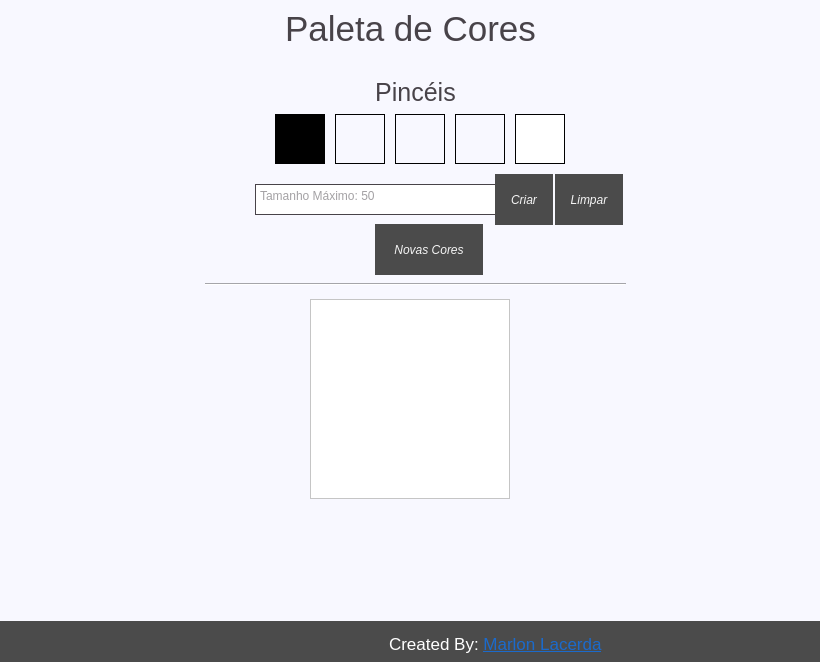
<?xml version="1.0" encoding="UTF-8"?>
<ui version="4.0">
 <class>PaletaDeCores</class>
 <widget class="QMainWindow" name="PaletaDeCores">
  <property name="geometry">
   <rect>
    <x>0</x>
    <y>0</y>
    <width>820</width>
    <height>662</height>
   </rect>
  </property>
  <property name="windowTitle">
   <string>Paleta de Cores</string>
  </property>
  <property name="windowIcon">
   <iconset>
    <normaloff>../../../../../Downloads/brush.ico</normaloff>../../../../../Downloads/brush.ico</iconset>
  </property>
  <widget class="QWidget" name="centralwidget">
   <layout class="QVBoxLayout" name="verticalLayout">
    <property name="spacing">
     <number>0</number>
    </property>
    <property name="leftMargin">
     <number>0</number>
    </property>
    <property name="topMargin">
     <number>0</number>
    </property>
    <property name="rightMargin">
     <number>0</number>
    </property>
    <property name="bottomMargin">
     <number>0</number>
    </property>
    <item>
     <widget class="QFrame" name="header">
      <property name="maximumSize">
       <size>
        <width>16777215</width>
        <height>55</height>
       </size>
      </property>
      <property name="styleSheet">
       <string notr="true">background-color: #f8f8ff</string>
      </property>
      <property name="frameShape">
       <enum>QFrame::NoFrame</enum>
      </property>
      <property name="frameShadow">
       <enum>QFrame::Raised</enum>
      </property>
      <layout class="QHBoxLayout" name="horizontalLayout_2">
       <property name="spacing">
        <number>0</number>
       </property>
       <property name="leftMargin">
        <number>0</number>
       </property>
       <property name="topMargin">
        <number>0</number>
       </property>
       <property name="rightMargin">
        <number>0</number>
       </property>
       <property name="bottomMargin">
        <number>0</number>
       </property>
       <item>
        <widget class="QFrame" name="frame">
         <property name="maximumSize">
          <size>
           <width>450</width>
           <height>16777215</height>
          </size>
         </property>
         <property name="styleSheet">
          <string notr="true"/>
         </property>
         <property name="frameShape">
          <enum>QFrame::NoFrame</enum>
         </property>
         <property name="frameShadow">
          <enum>QFrame::Raised</enum>
         </property>
         <widget class="QTextBrowser" name="headerTitle">
          <property name="geometry">
           <rect>
            <x>90</x>
            <y>5</y>
            <width>271</width>
            <height>71</height>
           </rect>
          </property>
          <property name="styleSheet">
           <string notr="true">QTextBrowser {
font-family: 'Roboto', sans-serif;
color: #484349;
font-size: 35px;
border:none;
font-weight:300
}</string>
          </property>
          <property name="html">
           <string>&lt;!DOCTYPE HTML PUBLIC &quot;-//W3C//DTD HTML 4.0//EN&quot; &quot;http://www.w3.org/TR/REC-html40/strict.dtd&quot;&gt;
&lt;html&gt;&lt;head&gt;&lt;meta name=&quot;qrichtext&quot; content=&quot;1&quot; /&gt;&lt;style type=&quot;text/css&quot;&gt;
p, li { white-space: pre-wrap; }
&lt;/style&gt;&lt;/head&gt;&lt;body style=&quot; font-family:'Roboto,sans-serif'; font-size:35px; font-weight:296; font-style:normal;&quot;&gt;
&lt;p align=&quot;center&quot; style=&quot; margin-top:0px; margin-bottom:0px; margin-left:0px; margin-right:0px; -qt-block-indent:0; text-indent:0px;&quot;&gt;&lt;span style=&quot; font-size:35px;&quot;&gt;Paleta de Cores&lt;/span&gt;&lt;/p&gt;&lt;/body&gt;&lt;/html&gt;</string>
          </property>
          <property name="textInteractionFlags">
           <set>Qt::NoTextInteraction</set>
          </property>
         </widget>
        </widget>
       </item>
      </layout>
     </widget>
    </item>
    <item>
     <widget class="QFrame" name="content">
      <property name="styleSheet">
       <string notr="true">background-color: #f8f8ff</string>
      </property>
      <property name="frameShape">
       <enum>QFrame::NoFrame</enum>
      </property>
      <property name="frameShadow">
       <enum>QFrame::Raised</enum>
      </property>
      <layout class="QHBoxLayout" name="horizontalLayout">
       <item>
        <widget class="QFrame" name="central">
         <property name="maximumSize">
          <size>
           <width>450</width>
           <height>650</height>
          </size>
         </property>
         <property name="styleSheet">
          <string notr="true">background-color: #f8f8ff</string>
         </property>
         <property name="frameShape">
          <enum>QFrame::NoFrame</enum>
         </property>
         <property name="frameShadow">
          <enum>QFrame::Raised</enum>
         </property>
         <widget class="QTextBrowser" name="subText">
          <property name="geometry">
           <rect>
            <x>120</x>
            <y>10</y>
            <width>221</width>
            <height>41</height>
           </rect>
          </property>
          <property name="cursor" stdset="0">
           <cursorShape>ArrowCursor</cursorShape>
          </property>
          <property name="styleSheet">
           <string notr="true">QTextBrowser {
font-family: 'Roboto', sans-serif;
color: #484349;
font-size: 25px;
border:none;
font-weight:300
}</string>
          </property>
          <property name="html">
           <string>&lt;!DOCTYPE HTML PUBLIC &quot;-//W3C//DTD HTML 4.0//EN&quot; &quot;http://www.w3.org/TR/REC-html40/strict.dtd&quot;&gt;
&lt;html&gt;&lt;head&gt;&lt;meta name=&quot;qrichtext&quot; content=&quot;1&quot; /&gt;&lt;style type=&quot;text/css&quot;&gt;
p, li { white-space: pre-wrap; }
&lt;/style&gt;&lt;/head&gt;&lt;body style=&quot; font-family:'Roboto,sans-serif'; font-size:25px; font-weight:296; font-style:normal;&quot;&gt;
&lt;p align=&quot;center&quot; style=&quot; margin-top:12px; margin-bottom:12px; margin-left:0px; margin-right:0px; -qt-block-indent:0; text-indent:0px;&quot;&gt;&lt;span style=&quot; font-size:25px;&quot;&gt;Pincéis&lt;/span&gt;&lt;/p&gt;&lt;/body&gt;&lt;/html&gt;</string>
          </property>
          <property name="textInteractionFlags">
           <set>Qt::NoTextInteraction</set>
          </property>
         </widget>
         <widget class="QPushButton" name="btnColorBlack">
          <property name="geometry">
           <rect>
            <x>90</x>
            <y>50</y>
            <width>50</width>
            <height>50</height>
           </rect>
          </property>
          <property name="cursor">
           <cursorShape>OpenHandCursor</cursorShape>
          </property>
          <property name="styleSheet">
           <string notr="true">QPushButton {
background-color: black;
border: 1px solid black;
width: 50px;
height: 50px;
}

QPushButton:hover {
border: 2px solid rgb(255, 85, 85);
}
</string>
          </property>
          <property name="text">
           <string/>
          </property>
         </widget>
         <widget class="QPushButton" name="btnColorRndm1">
          <property name="geometry">
           <rect>
            <x>150</x>
            <y>50</y>
            <width>50</width>
            <height>50</height>
           </rect>
          </property>
          <property name="cursor">
           <cursorShape>OpenHandCursor</cursorShape>
          </property>
          <property name="styleSheet">
           <string notr="true">QPushButton {
background-color: none;
border: 1px solid black;
width: 50px;
height: 50px;
}

QPushButton:hover {
border: 2px solid rgb(255, 85, 85);
}</string>
          </property>
          <property name="text">
           <string/>
          </property>
         </widget>
         <widget class="QPushButton" name="btnColorRndm2">
          <property name="geometry">
           <rect>
            <x>210</x>
            <y>50</y>
            <width>50</width>
            <height>50</height>
           </rect>
          </property>
          <property name="cursor">
           <cursorShape>OpenHandCursor</cursorShape>
          </property>
          <property name="styleSheet">
           <string notr="true">QPushButton {
background-color: none;
border: 1px solid black
}

QPushButton:hover {
border: 2px solid rgb(255, 85, 85);
}</string>
          </property>
          <property name="text">
           <string/>
          </property>
         </widget>
         <widget class="QPushButton" name="btnColorRndm3">
          <property name="geometry">
           <rect>
            <x>270</x>
            <y>50</y>
            <width>50</width>
            <height>50</height>
           </rect>
          </property>
          <property name="cursor">
           <cursorShape>OpenHandCursor</cursorShape>
          </property>
          <property name="styleSheet">
           <string notr="true">QPushButton {
background-color: none;
border: 1px solid black
}

QPushButton:hover {
border: 2px solid rgb(255, 85, 85);
}</string>
          </property>
          <property name="text">
           <string/>
          </property>
         </widget>
         <widget class="QPushButton" name="btnColorWhite">
          <property name="geometry">
           <rect>
            <x>330</x>
            <y>50</y>
            <width>50</width>
            <height>50</height>
           </rect>
          </property>
          <property name="cursor">
           <cursorShape>OpenHandCursor</cursorShape>
          </property>
          <property name="styleSheet">
           <string notr="true">QPushButton {
background-color: white;
border: 1px solid black
}

QPushButton:hover {
border: 2px solid rgb(255, 85, 85);
}</string>
          </property>
          <property name="text">
           <string/>
          </property>
         </widget>
         <widget class="QTextEdit" name="inputBoardSize">
          <property name="geometry">
           <rect>
            <x>70</x>
            <y>120</y>
            <width>251</width>
            <height>31</height>
           </rect>
          </property>
          <property name="styleSheet">
           <string notr="true">QTextEdit {
background-color: white;
color: #484349;
font-family: 'Roboto', sans-serif;
border: 1px solid #484349;
}

QTextEdit:focus {
border: 3px solid black;
}
</string>
          </property>
          <property name="placeholderText">
           <string>Tamanho Máximo: 50</string>
          </property>
         </widget>
         <widget class="QPushButton" name="btnCreateBoard">
          <property name="geometry">
           <rect>
            <x>310</x>
            <y>110</y>
            <width>61</width>
            <height>51</height>
           </rect>
          </property>
          <property name="cursor">
           <cursorShape>OpenHandCursor</cursorShape>
          </property>
          <property name="styleSheet">
           <string notr="true">QPushButton {
font-family: 'Roboto', sans-serif;
margin-right: 3px;
border: 0;
padding: 15px;
color: whitesmoke;
font-style: italic;
font-weight: 300;
background-color: rgb(75, 75, 75);
}

QPushButton:hover {
border: 2px solid rgb(255, 85, 85);
}
</string>
          </property>
          <property name="text">
           <string>Criar</string>
          </property>
         </widget>
         <widget class="QPushButton" name="btnEraseBoard">
          <property name="geometry">
           <rect>
            <x>370</x>
            <y>110</y>
            <width>71</width>
            <height>51</height>
           </rect>
          </property>
          <property name="cursor">
           <cursorShape>OpenHandCursor</cursorShape>
          </property>
          <property name="styleSheet">
           <string notr="true">QPushButton {
font-family: 'Roboto', sans-serif;
margin-right: 3px;
border: 0;
padding: 15px;
color: whitesmoke;
font-style: italic;
font-weight: 300;
background-color: rgb(75, 75, 75);
}

QPushButton:hover {
border: 2px solid rgb(255, 85, 85);
}
</string>
          </property>
          <property name="text">
           <string>Limpar</string>
          </property>
         </widget>
         <widget class="QPushButton" name="btnNewColor">
          <property name="geometry">
           <rect>
            <x>190</x>
            <y>160</y>
            <width>111</width>
            <height>51</height>
           </rect>
          </property>
          <property name="cursor">
           <cursorShape>OpenHandCursor</cursorShape>
          </property>
          <property name="styleSheet">
           <string notr="true">QPushButton {
font-family: 'Roboto', sans-serif;
margin-right: 3px;
border: 0;
padding: 15px;
color: whitesmoke;
font-style: italic;
font-weight: 300;
background-color: rgb(75, 75, 75);
}

QPushButton:hover {
border: 2px solid rgb(255, 85, 85);
}
</string>
          </property>
          <property name="text">
           <string>Novas Cores</string>
          </property>
         </widget>
         <widget class="Line" name="line">
          <property name="geometry">
           <rect>
            <x>20</x>
            <y>210</y>
            <width>421</width>
            <height>20</height>
           </rect>
          </property>
          <property name="orientation">
           <enum>Qt::Horizontal</enum>
          </property>
         </widget>
         <widget class="QFrame" name="board">
          <property name="geometry">
           <rect>
            <x>125</x>
            <y>235</y>
            <width>200</width>
            <height>200</height>
           </rect>
          </property>
          <property name="maximumSize">
           <size>
            <width>400</width>
            <height>400</height>
           </size>
          </property>
          <property name="styleSheet">
           <string notr="true">background-color: #fff;</string>
          </property>
          <property name="frameShape">
           <enum>QFrame::StyledPanel</enum>
          </property>
          <property name="frameShadow">
           <enum>QFrame::Raised</enum>
          </property>
         </widget>
         <zorder>line</zorder>
         <zorder>subText</zorder>
         <zorder>btnColorBlack</zorder>
         <zorder>btnColorRndm1</zorder>
         <zorder>btnColorRndm2</zorder>
         <zorder>btnColorRndm3</zorder>
         <zorder>btnColorWhite</zorder>
         <zorder>inputBoardSize</zorder>
         <zorder>btnCreateBoard</zorder>
         <zorder>btnEraseBoard</zorder>
         <zorder>btnNewColor</zorder>
         <zorder>board</zorder>
        </widget>
       </item>
      </layout>
     </widget>
    </item>
    <item>
     <widget class="QFrame" name="bottom">
      <property name="maximumSize">
       <size>
        <width>16777215</width>
        <height>41</height>
       </size>
      </property>
      <property name="styleSheet">
       <string notr="true">background-color: rgb(75, 75, 75);
</string>
      </property>
      <property name="frameShape">
       <enum>QFrame::NoFrame</enum>
      </property>
      <property name="frameShadow">
       <enum>QFrame::Raised</enum>
      </property>
      <layout class="QHBoxLayout" name="horizontalLayout_3">
       <item>
        <widget class="QFrame" name="frame_2">
         <property name="maximumSize">
          <size>
           <width>450</width>
           <height>16777215</height>
          </size>
         </property>
         <property name="frameShape">
          <enum>QFrame::NoFrame</enum>
         </property>
         <property name="frameShadow">
          <enum>QFrame::Raised</enum>
         </property>
         <widget class="QTextBrowser" name="textBrowser">
          <property name="geometry">
           <rect>
            <x>200</x>
            <y>0</y>
            <width>271</width>
            <height>41</height>
           </rect>
          </property>
          <property name="styleSheet">
           <string notr="true">QTextBrowser {
font-family: 'Roboto', sans-serif;
color: white;
font-size: 13px;
border:none;
font-weight:300
}</string>
          </property>
          <property name="html">
           <string>&lt;!DOCTYPE HTML PUBLIC &quot;-//W3C//DTD HTML 4.0//EN&quot; &quot;http://www.w3.org/TR/REC-html40/strict.dtd&quot;&gt;
&lt;html&gt;&lt;head&gt;&lt;meta name=&quot;qrichtext&quot; content=&quot;1&quot; /&gt;&lt;style type=&quot;text/css&quot;&gt;
p, li { white-space: pre-wrap; }
&lt;/style&gt;&lt;/head&gt;&lt;body style=&quot; font-family:'Roboto,sans-serif'; font-size:13px; font-weight:296; font-style:normal;&quot;&gt;
&lt;p style=&quot; margin-top:0px; margin-bottom:0px; margin-left:0px; margin-right:0px; -qt-block-indent:0; text-indent:0px;&quot;&gt;&lt;span style=&quot; font-family:'Inter'; font-size:13pt; font-weight:400;&quot;&gt;Created By: &lt;/span&gt;&lt;a href=&quot;https://github.com/marlondlacerda/&quot;&gt;&lt;span style=&quot; font-family:'Inter'; font-size:13pt; font-weight:400; text-decoration: underline; color:#1b6acb;&quot;&gt;Marlon Lacerda&lt;/span&gt;&lt;/a&gt;&lt;/p&gt;&lt;/body&gt;&lt;/html&gt;</string>
          </property>
          <property name="openExternalLinks">
           <bool>true</bool>
          </property>
         </widget>
        </widget>
       </item>
      </layout>
     </widget>
    </item>
   </layout>
   <zorder>header</zorder>
   <zorder>bottom</zorder>
   <zorder>content</zorder>
  </widget>
 </widget>
 <resources/>
 <connections/>
</ui>
